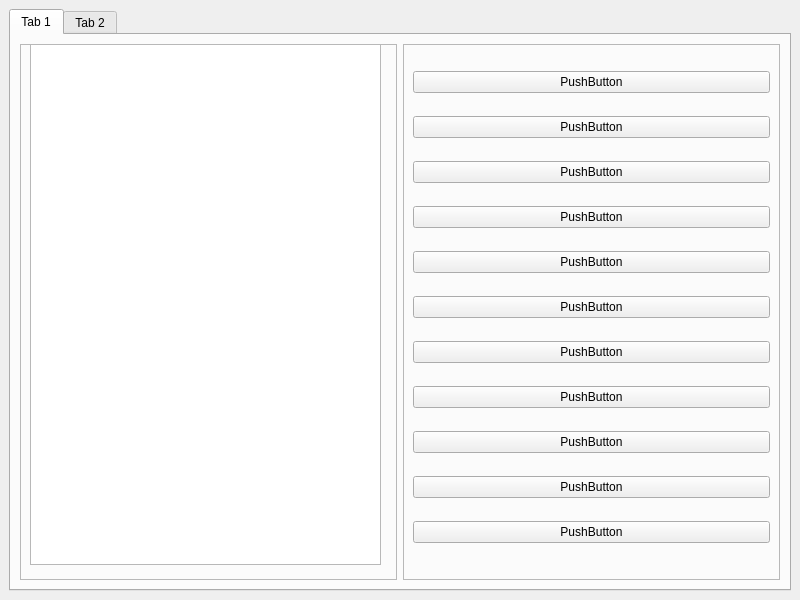
<?xml version="1.0" encoding="UTF-8"?>
<ui version="4.0">
 <class>MainWindow</class>
 <widget class="QMainWindow" name="MainWindow">
  <property name="geometry">
   <rect>
    <x>0</x>
    <y>0</y>
    <width>800</width>
    <height>600</height>
   </rect>
  </property>
  <property name="sizePolicy">
   <sizepolicy hsizetype="Preferred" vsizetype="Preferred">
    <horstretch>0</horstretch>
    <verstretch>0</verstretch>
   </sizepolicy>
  </property>
  <property name="minimumSize">
   <size>
    <width>800</width>
    <height>600</height>
   </size>
  </property>
  <property name="maximumSize">
   <size>
    <width>800</width>
    <height>600</height>
   </size>
  </property>
  <property name="baseSize">
   <size>
    <width>800</width>
    <height>600</height>
   </size>
  </property>
  <property name="windowTitle">
   <string>MainWindow</string>
  </property>
  <widget class="QWidget" name="centralwidget">
   <layout class="QHBoxLayout" name="horizontalLayout">
    <item>
     <widget class="QTabWidget" name="tabWidget">
      <property name="currentIndex">
       <number>0</number>
      </property>
      <widget class="QWidget" name="tab">
       <attribute name="title">
        <string>Tab 1</string>
       </attribute>
       <layout class="QHBoxLayout" name="horizontalLayout_2">
        <item>
         <widget class="QFrame" name="frame">
          <property name="frameShape">
           <enum>QFrame::StyledPanel</enum>
          </property>
          <property name="frameShadow">
           <enum>QFrame::Raised</enum>
          </property>
          <widget class="QTableWidget" name="tableWidget">
           <property name="geometry">
            <rect>
             <x>10</x>
             <y>0</y>
             <width>351</width>
             <height>521</height>
            </rect>
           </property>
          </widget>
         </widget>
        </item>
        <item>
         <widget class="QFrame" name="frame_2">
          <property name="frameShape">
           <enum>QFrame::StyledPanel</enum>
          </property>
          <property name="frameShadow">
           <enum>QFrame::Raised</enum>
          </property>
          <layout class="QVBoxLayout" name="verticalLayout">
           <item>
            <widget class="QPushButton" name="pushButton_9">
             <property name="text">
              <string>PushButton</string>
             </property>
            </widget>
           </item>
           <item>
            <widget class="QPushButton" name="pushButton_6">
             <property name="text">
              <string>PushButton</string>
             </property>
            </widget>
           </item>
           <item>
            <widget class="QPushButton" name="pushButton_11">
             <property name="text">
              <string>PushButton</string>
             </property>
            </widget>
           </item>
           <item>
            <widget class="QPushButton" name="pushButton_8">
             <property name="text">
              <string>PushButton</string>
             </property>
            </widget>
           </item>
           <item>
            <widget class="QPushButton" name="pushButton_2">
             <property name="text">
              <string>PushButton</string>
             </property>
            </widget>
           </item>
           <item>
            <widget class="QPushButton" name="pushButton_3">
             <property name="text">
              <string>PushButton</string>
             </property>
            </widget>
           </item>
           <item>
            <widget class="QPushButton" name="pushButton_4">
             <property name="text">
              <string>PushButton</string>
             </property>
            </widget>
           </item>
           <item>
            <widget class="QPushButton" name="pushButton_10">
             <property name="text">
              <string>PushButton</string>
             </property>
            </widget>
           </item>
           <item>
            <widget class="QPushButton" name="pushButton_7">
             <property name="text">
              <string>PushButton</string>
             </property>
            </widget>
           </item>
           <item>
            <widget class="QPushButton" name="pushButton">
             <property name="text">
              <string>PushButton</string>
             </property>
            </widget>
           </item>
           <item>
            <widget class="QPushButton" name="pushButton_5">
             <property name="text">
              <string>PushButton</string>
             </property>
            </widget>
           </item>
          </layout>
         </widget>
        </item>
       </layout>
      </widget>
      <widget class="QWidget" name="tab_2">
       <attribute name="title">
        <string>Tab 2</string>
       </attribute>
       <widget class="QCalendarWidget" name="calendarWidget">
        <property name="geometry">
         <rect>
          <x>0</x>
          <y>0</y>
          <width>391</width>
          <height>561</height>
         </rect>
        </property>
       </widget>
       <widget class="QListWidget" name="listWidget_2">
        <property name="geometry">
         <rect>
          <x>400</x>
          <y>0</y>
          <width>381</width>
          <height>561</height>
         </rect>
        </property>
       </widget>
      </widget>
     </widget>
    </item>
   </layout>
  </widget>
 </widget>
 <resources/>
 <connections/>
</ui>
